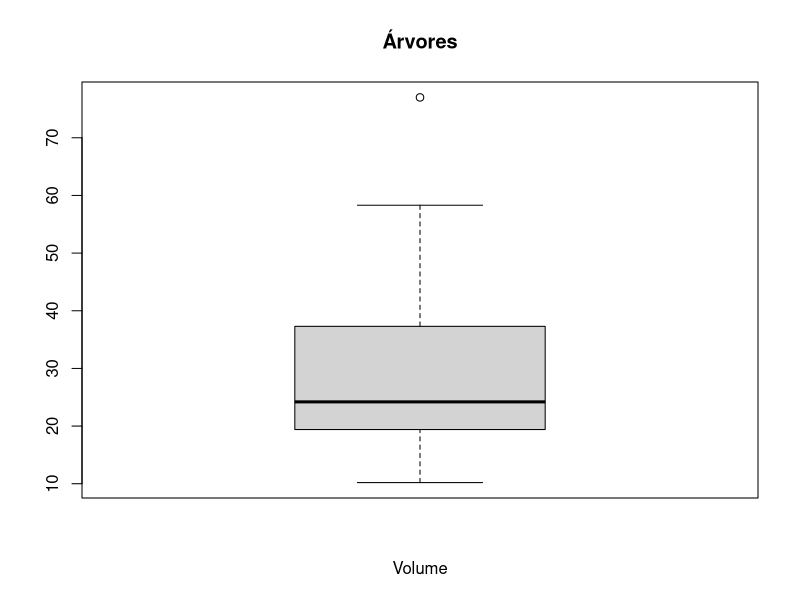
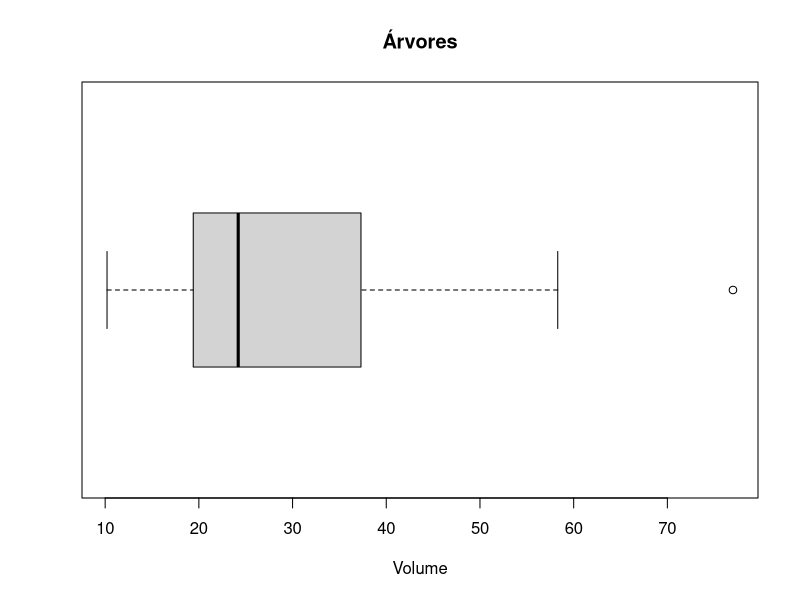
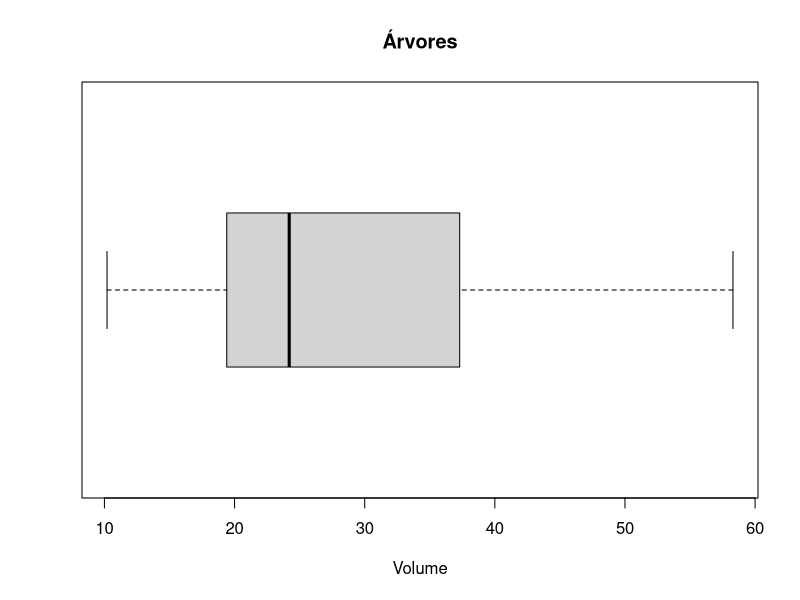
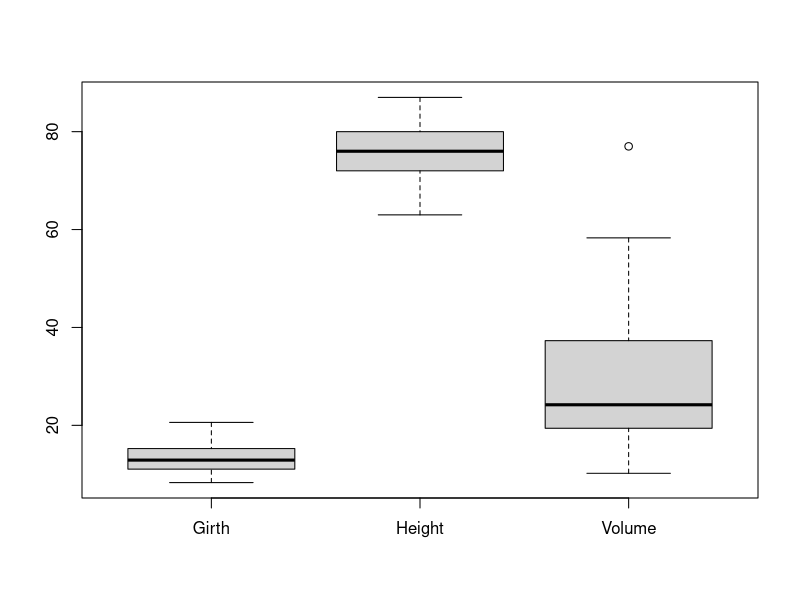

Recreate these plots in R, in order.
## ---- chunk 1

boxplot(trees$Volume,
        main = "Árvores",
        xlab = "Volume")


boxplot(trees$Volume,
        main = "Árvores",
        xlab = "Volume",
        #col = "blue",
        horizontal = TRUE)

boxplot(trees$Volume,
        main = "Árvores",
        xlab = "Volume",
        #col = "blue",
        horizontal = TRUE,
        outline = FALSE)


## ---- chunk 2

boxplot.stats(trees$Volume)

boxplot.stats(trees$Volume)$stats

## ---- chunk 3

# EH SO CHAMAR COM UMA VARIAVEL QUE TENHA MAIS DE UMA COLUNA, TIPO UM DATA FRAME
boxplot(trees)

